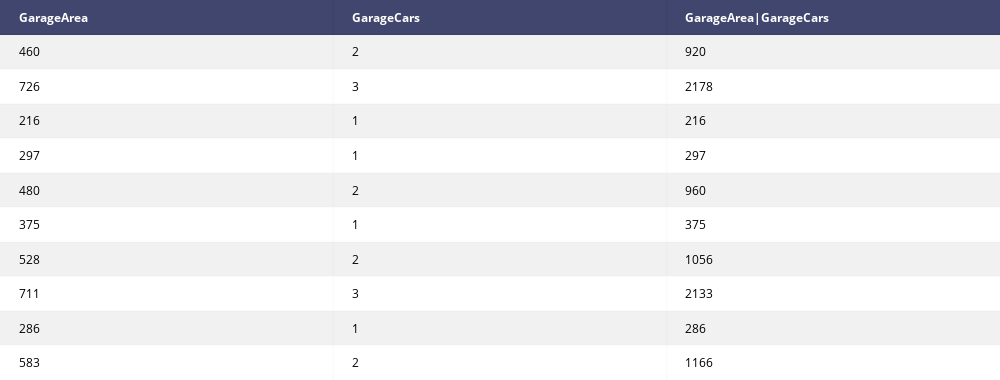

The code cell stored with this chart in its notebook:
### Code cell
for idx, row in corr_df.iterrows():
    if(corr_df.loc[idx]['correlation_abs'] >0.5 and corr_df.loc[idx]['correlation_abs'] != 1): #Set a cutoff only combine values greater then .7
        original_train = DataPreperation.feature_combiner(original_train,columns=corr_df.loc[idx]['columns'])
        original_test = DataPreperation.feature_combiner(original_test,columns=corr_df.loc[idx]['columns'])
#show the results 
table = ff.create_table(original_train.select('GarageArea','GarageCars','GarageArea|GarageCars').toPandas().sample(10))
table.layout.width=1000
iplot(table, filename='pandas_table')

### Figure 1 — Plotly figure (JSON) as saved in the notebook; plotly's stock layout.template omitted (floating-point values rounded to 4 significant figures)
{"data": [{"colorscale": [[0, "#00083e"], [0.5, "#ededee"], [1, "#ffffff"]], "hoverinfo": "none", "opacity": 0.75, "showscale": false, "type": "heatmap", "z": [[0, 0, 0], [0.5, 0.5, 0.5], [1, 1, 1], [0.5, 0.5, 0.5], [1, 1, 1], [0.5, 0.5, 0.5], [1, 1, 1], [0.5, 0.5, 0.5], [1, 1, 1], [0.5, 0.5, 0.5], [1, 1, 1]]}], "layout": {"annotations": [{"align": "left", "font": {"color": "#ffffff"}, "showarrow": false, "text": "<b>GarageArea</b>", "x": -0.45, "xanchor": "left", "xref": "x1", "y": 0, "yref": "y1"}, {"align": "left", "font": {"color": "#ffffff"}, "showarrow": false, "text": "<b>GarageCars</b>", "x": 0.55, "xanchor": "left", "xref": "x1", "y": 0, "yref": "y1"}, {"align": "left", "font": {"color": "#ffffff"}, "showarrow": false, "text": "<b>GarageArea|GarageCars</b>", "x": 1.55, "xanchor": "left", "xref": "x1", "y": 0, "yref": "y1"}, {"align": "left", "font": {"color": "#000000"}, "showarrow": false, "text": "460", "x": -0.45, "xanchor": "left", "xref": "x1", "y": 1, "yref": "y1"}, {"align": "left", "font": {"color": "#000000"}, "showarrow": false, "text": "2", "x": 0.55, "xanchor": "left", "xref": "x1", "y": 1, "yref": "y1"}, {"align": "left", "font": {"color": "#000000"}, "showarrow": false, "text": "920", "x": 1.55, "xanchor": "left", "xref": "x1", "y": 1, "yref": "y1"}, {"align": "left", "font": {"color": "#000000"}, "showarrow": false, "text": "726", "x": -0.45, "xanchor": "left", "xref": "x1", "y": 2, "yref": "y1"}, {"align": "left", "font": {"color": "#000000"}, "showarrow": false, "text": "3", "x": 0.55, "xanchor": "left", "xref": "x1", "y": 2, "yref": "y1"}, {"align": "left", "font": {"color": "#000000"}, "showarrow": false, "text": "2178", "x": 1.55, "xanchor": "left", "xref": "x1", "y": 2, "yref": "y1"}, {"align": "left", "font": {"color": "#000000"}, "showarrow": false, "text": "216", "x": -0.45, "xanchor": "left", "xref": "x1", "y": 3, "yref": "y1"}, {"align": "left", "font": {"color": "#000000"}, "showarrow": false, "text": "1", "x": 0.55, "xanchor": "left", "xref": "x1", "y": 3, "yref": "y1"}, {"align": "left", "font": {"color": "#000000"}, "showarrow": false, "text": "216", "x": 1.55, "xanchor": "left", "xref": "x1", "y": 3, "yref": "y1"}, {"align": "left", "font": {"color": "#000000"}, "showarrow": false, "text": "297", "x": -0.45, "xanchor": "left", "xref": "x1", "y": 4, "yref": "y1"}, {"align": "left", "font": {"color": "#000000"}, "showarrow": false, "text": "1", "x": 0.55, "xanchor": "left", "xref": "x1", "y": 4, "yref": "y1"}, {"align": "left", "font": {"color": "#000000"}, "showarrow": false, "text": "297", "x": 1.55, "xanchor": "left", "xref": "x1", "y": 4, "yref": "y1"}, {"align": "left", "font": {"color": "#000000"}, "showarrow": false, "text": "480", "x": -0.45, "xanchor": "left", "xref": "x1", "y": 5, "yref": "y1"}, {"align": "left", "font": {"color": "#000000"}, "showarrow": false, "text": "2", "x": 0.55, "xanchor": "left", "xref": "x1", "y": 5, "yref": "y1"}, {"align": "left", "font": {"color": "#000000"}, "showarrow": false, "text": "960", "x": 1.55, "xanchor": "left", "xref": "x1", "y": 5, "yref": "y1"}, {"align": "left", "font": {"color": "#000000"}, "showarrow": false, "text": "375", "x": -0.45, "xanchor": "left", "xref": "x1", "y": 6, "yref": "y1"}, {"align": "left", "font": {"color": "#000000"}, "showarrow": false, "text": "1", "x": 0.55, "xanchor": "left", "xref": "x1", "y": 6, "yref": "y1"}, {"align": "left", "font": {"color": "#000000"}, "showarrow": false, "text": "375", "x": 1.55, "xanchor": "left", "xref": "x1", "y": 6, "yref": "y1"}, {"align": "left", "font": {"color": "#000000"}, "showarrow": false, "text": "528", "x": -0.45, "xanchor": "left", "xref": "x1", "y": 7, "yref": "y1"}, {"align": "left", "font": {"color": "#000000"}, "showarrow": false, "text": "2", "x": 0.55, "xanchor": "left", "xref": "x1", "y": 7, "yref": "y1"}, {"align": "left", "font": {"color": "#000000"}, "showarrow": false, "text": "1056", "x": 1.55, "xanchor": "left", "xref": "x1", "y": 7, "yref": "y1"}, {"align": "left", "font": {"color": "#000000"}, "showarrow": false, "text": "711", "x": -0.45, "xanchor": "left", "xref": "x1", "y": 8, "yref": "y1"}, {"align": "left", "font": {"color": "#000000"}, "showarrow": false, "text": "3", "x": 0.55, "xanchor": "left", "xref": "x1", "y": 8, "yref": "y1"}, {"align": "left", "font": {"color": "#000000"}, "showarrow": false, "text": "2133", "x": 1.55, "xanchor": "left", "xref": "x1", "y": 8, "yref": "y1"}, {"align": "left", "font": {"color": "#000000"}, "showarrow": false, "text": "286", "x": -0.45, "xanchor": "left", "xref": "x1", "y": 9, "yref": "y1"}, {"align": "left", "font": {"color": "#000000"}, "showarrow": false, "text": "1", "x": 0.55, "xanchor": "left", "xref": "x1", "y": 9, "yref": "y1"}, {"align": "left", "font": {"color": "#000000"}, "showarrow": false, "text": "286", "x": 1.55, "xanchor": "left", "xref": "x1", "y": 9, "yref": "y1"}, {"align": "left", "font": {"color": "#000000"}, "showarrow": false, "text": "583", "x": -0.45, "xanchor": "left", "xref": "x1", "y": 10, "yref": "y1"}, {"align": "left", "font": {"color": "#000000"}, "showarrow": false, "text": "2", "x": 0.55, "xanchor": "left", "xref": "x1", "y": 10, "yref": "y1"}, {"align": "left", "font": {"color": "#000000"}, "showarrow": false, "text": "1166", "x": 1.55, "xanchor": "left", "xref": "x1", "y": 10, "yref": "y1"}], "height": 380, "margin": {"b": 0, "l": 0, "r": 0, "t": 0}, "width": 1000, "xaxis": {"dtick": 1, "gridwidth": 2, "showticklabels": false, "tick0": -0.5, "ticks": "", "zeroline": false}, "yaxis": {"autorange": "reversed", "dtick": 1, "gridwidth": 2, "showticklabels": false, "tick0": 0.5, "ticks": "", "zeroline": false}}}
